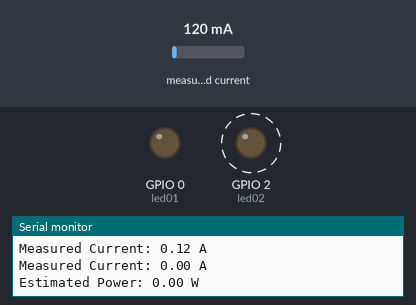
Bench run of a sketch on a simulated ESP32. Parts: output pins drawn as LEDs (lit = HIGH), the last lines printed to the serial monitor. Dashed ring = blinking. The inputs (shaded band) are chosen by the test bench; at power-on: measured current 120 mA (analog values on the 0–4095 scale).

Above: at 0.3 s.
At 1.5 s:
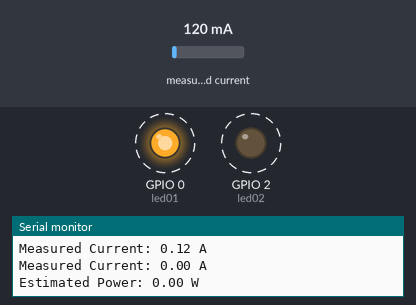
Timing chart, 0 to 3.0 s (numbered marks = the images above):
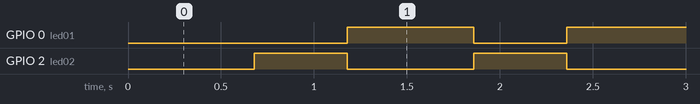

Measured:
- by itself, GPIO 0 (led01): alternates HIGH for 0.68 s and LOW for 0.50 s
- by itself, GPIO 2 (led02): alternates HIGH for 0.50 s and LOW for 0.68 s

The sketch:

sketch_mar17a.ino
```cpp
// (licence header left out)
#include <Wire.h>
#include "EmonLib.h"                   // Include Emon Library
#include <driver/adc.h>
#include <Arduino.h>

EnergyMonitor emon1;                   // Create an instance
#define ADC_INPUT 34                   // ADC input pin
#define ADC_BITS 12                     // Set ADC resolution to 12-bit
#define ADC_COUNTS (1 << ADC_BITS)      // ADC step calculation (0-4095)
//#define BURDEN_RESISTOR 22.0            // Burden resistor (Ohms)
#define BURDEN_RESISTOR 42

float voltage = 220.00;  // AC mains voltage (adjust based on your region)
float powerFactor = 0.95; // Estimated power factor

double amps;
unsigned long lastMeasurement = 0;
int counter = 0;

const int led01 = 0;
const int led02 = 2;

void setup() {
    Serial.begin(115200);
    pinMode(led01, OUTPUT);
    pinMode(led02, OUTPUT);

    digitalWrite(led01, LOW);
    digitalWrite(led02, LOW);

    analogReadResolution(ADC_BITS);    // Set ADC to 12-bit resolution
    emon1.current(ADC_INPUT, BURDEN_RESISTOR);  // Initialize current sensor with calibration
}

void loop() {
     amps = emon1.calcIrms(1480);

      Serial.print("Measured Current: ");
      Serial.print(amps);
      Serial.println(" A");

      if (amps > 1.35) {
        amps = amps - 1.35;

      } else {
         amps = 0.0;
      }

      Serial.print("Measured Current: ");
      Serial.print(amps);
      Serial.println(" A");

      // Calculate Power (Watts)
      float power = amps * voltage * powerFactor;
      Serial.print("Estimated Power: ");
      Serial.print(power);
      Serial.println(" W");


    // LED status toggling
    delay(500);
    digitalWrite(led01, LOW);
    digitalWrite(led02, HIGH);
    delay(500);
    digitalWrite(led02, LOW);
    digitalWrite(led01, HIGH);

}
```
